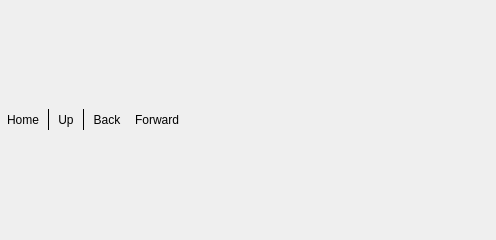
<?xml version="1.0" encoding="UTF-8"?>
<ui version="4.0">
 <class>FileBrowserWindow</class>
 <widget class="QDockWidget" name="FileBrowserWindow">
  <property name="geometry">
   <rect>
    <x>0</x>
    <y>0</y>
    <width>496</width>
    <height>240</height>
   </rect>
  </property>
  <property name="windowTitle">
   <string>File Browser</string>
  </property>
  <widget class="QWidget" name="dockWidgetContents">
   <layout class="QVBoxLayout" name="verticalLayout">
    <property name="spacing">
     <number>0</number>
    </property>
    <property name="margin">
     <number>0</number>
    </property>
    <item>
     <layout class="QHBoxLayout" name="horizontalLayout">
      <item>
       <widget class="QToolButton" name="homeButton">
        <property name="focusPolicy">
         <enum>Qt::NoFocus</enum>
        </property>
        <property name="text">
         <string>Home</string>
        </property>
        <property name="iconSize">
         <size>
          <width>20</width>
          <height>20</height>
         </size>
        </property>
        <property name="autoRaise">
         <bool>true</bool>
        </property>
       </widget>
      </item>
      <item>
       <widget class="Line" name="line1">
        <property name="minimumSize">
         <size>
          <width>5</width>
          <height>0</height>
         </size>
        </property>
        <property name="frameShadow">
         <enum>QFrame::Plain</enum>
        </property>
        <property name="orientation">
         <enum>Qt::Vertical</enum>
        </property>
       </widget>
      </item>
      <item>
       <widget class="QToolButton" name="upButton">
        <property name="text">
         <string>Up</string>
        </property>
        <property name="iconSize">
         <size>
          <width>20</width>
          <height>20</height>
         </size>
        </property>
        <property name="autoRaise">
         <bool>true</bool>
        </property>
       </widget>
      </item>
      <item>
       <widget class="Line" name="line2">
        <property name="minimumSize">
         <size>
          <width>5</width>
          <height>0</height>
         </size>
        </property>
        <property name="frameShadow">
         <enum>QFrame::Plain</enum>
        </property>
        <property name="orientation">
         <enum>Qt::Vertical</enum>
        </property>
       </widget>
      </item>
      <item>
       <widget class="QToolButton" name="backButton">
        <property name="text">
         <string>Back</string>
        </property>
        <property name="iconSize">
         <size>
          <width>20</width>
          <height>20</height>
         </size>
        </property>
        <property name="autoRaise">
         <bool>true</bool>
        </property>
       </widget>
      </item>
      <item>
       <widget class="QToolButton" name="forwardButton">
        <property name="text">
         <string>Forward</string>
        </property>
        <property name="iconSize">
         <size>
          <width>20</width>
          <height>20</height>
         </size>
        </property>
        <property name="autoRaise">
         <bool>true</bool>
        </property>
       </widget>
      </item>
      <item>
       <spacer name="expandingSpacer">
        <property name="orientation">
         <enum>Qt::Horizontal</enum>
        </property>
        <property name="sizeHint" stdset="0">
         <size>
          <width>1</width>
          <height>1</height>
         </size>
        </property>
       </spacer>
      </item>
     </layout>
    </item>
   </layout>
  </widget>
  <action name="actionHome">
   <property name="icon">
    <iconset resource="../../../res/OpenCOR.qrc">
     <normaloff>:/home.png</normaloff>:/home.png</iconset>
   </property>
   <property name="text">
    <string>&amp;Home</string>
   </property>
   <property name="statusTip">
    <string>Go to the home directory</string>
   </property>
   <property name="shortcut">
    <string>Ctrl+Alt+Home</string>
   </property>
  </action>
  <action name="actionBack">
   <property name="icon">
    <iconset resource="../../../res/OpenCOR.qrc">
     <normaloff>:/back.png</normaloff>:/back.png</iconset>
   </property>
   <property name="text">
    <string>&amp;Back</string>
   </property>
   <property name="statusTip">
    <string>Go back</string>
   </property>
   <property name="shortcut">
    <string>Ctrl+Alt+Left</string>
   </property>
  </action>
  <action name="actionForward">
   <property name="icon">
    <iconset resource="../../../res/OpenCOR.qrc">
     <normaloff>:/forward.png</normaloff>:/forward.png</iconset>
   </property>
   <property name="text">
    <string>&amp;Forward</string>
   </property>
   <property name="statusTip">
    <string>Go forward</string>
   </property>
   <property name="shortcut">
    <string>Ctrl+Alt+Right</string>
   </property>
  </action>
  <action name="actionUp">
   <property name="icon">
    <iconset resource="../../../res/OpenCOR.qrc">
     <normaloff>:/up.png</normaloff>:/up.png</iconset>
   </property>
   <property name="text">
    <string>&amp;Up</string>
   </property>
   <property name="toolTip">
    <string>Up</string>
   </property>
   <property name="statusTip">
    <string>Go to the parent directory</string>
   </property>
   <property name="shortcut">
    <string>Ctrl+Alt+Up</string>
   </property>
  </action>
 </widget>
 <resources>
  <include location="../../../res/OpenCOR.qrc"/>
 </resources>
 <connections/>
</ui>
